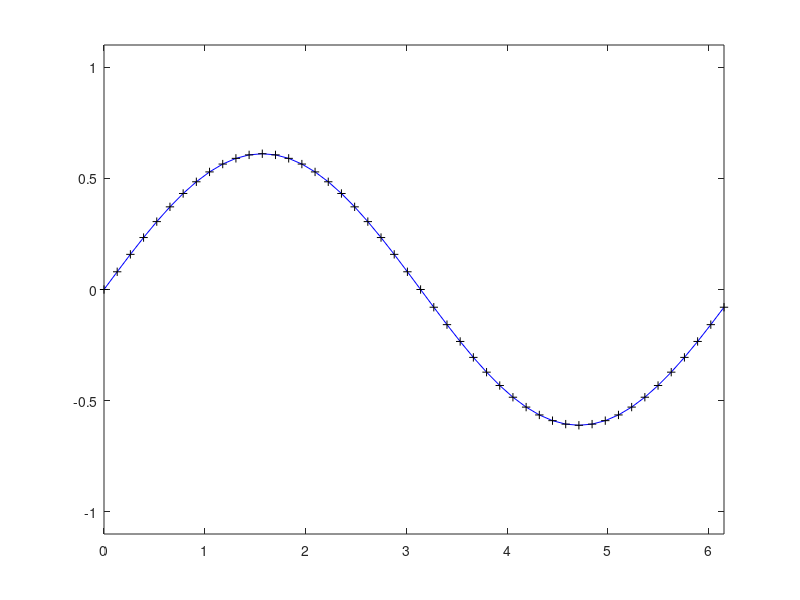

Reproduce this figure in MATLAB.
clear all;
close all;

% set final time and diffusivity
tend = 1.0;
nu   = 0.5;

% number of Fourier modes to use
Nx    = 48;
assert(mod(Nx,2)==0, 'Nx must be even');

% As always, we use [0, 2*pi] as domain and throw away the very last mesh
% point because it is identical to the first in periodic cases
L = 2*pi;
mesh = linspace(0, L, Nx+1);
mesh = mesh(1:end-1);

% create derivative matrix - note that we use the "right" matrix where
% instead of going from 0:N-1, we go from 0 to N/2-1 and then start from
% negative -N/2+1 and count upwards to -1 to avoid issues with computing
% derivatives of aliased modes
% create spectral derivative matrix 
D = diag(1j*[0:Nx/2 -Nx/2+1:-1]);
Dsquared = diag(-[0:Nx/2-1 0 -Nx/2+1:-1].^2);

% define initial value
n   = 2;
lam = (n*pi/L)^2;
Tex = @(t,x) exp(-nu*lam*t)*sin(sqrt(lam)*x);

% get mesh values in physical space
T0  = @(x) Tex(0,x);

% compute phi_0 by using fft to transform into spectral space
That_0 = fft(T0(mesh).');

% RHS function in spectral space
f = @(t,x) nu*D*D*x;
[t, y] = ode45(f, [0 tend], That_0);

fprintf('Smallest time step used in simulation: %5.3e \n', min(diff(t)));

figure(1);
for n=1:10:length(t)
    clf;
    T_hat = y(n,:).';
    plot(mesh, real(ifft(T_hat)), 'b'); hold on;
    plot(mesh, Tex(t(n), mesh), 'k+');
    xlim([mesh(1), mesh(end)]);
    ylim([-1.1, 1.1]);
    drawnow;
end